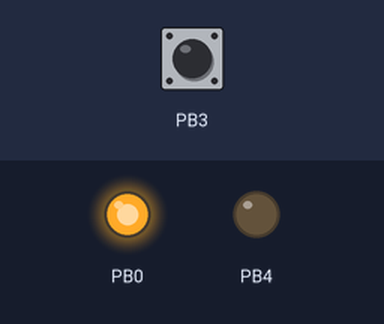
Simulated run of this sketch. Board: ATtiny85, built with avr-gcc and run on an emulated ATtiny85. Parts: output pins drawn as LEDs (lit = HIGH). Dashed ring = blinking. Inputs (shaded band) come from the test bench; at power-on: PB3 HIGH.

Above: at 5.0 s.
5.1 s: PB3 pulled LOW for 3.2 s
At 8.36 s:
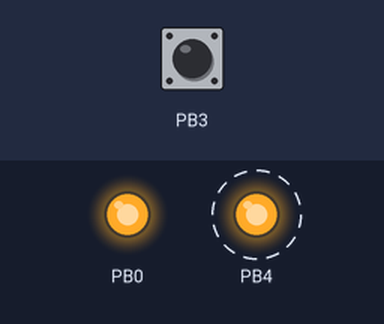
10.0 s: PB3 pulled LOW for 0.15 s
At 12.8 s:
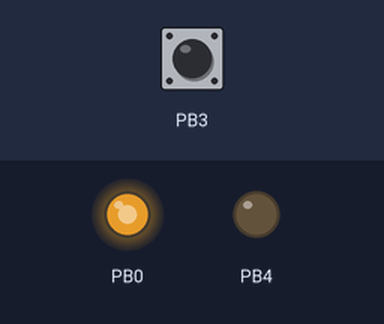
13.1 s: PB3 pulled LOW for 1 s
At 16.2 s:
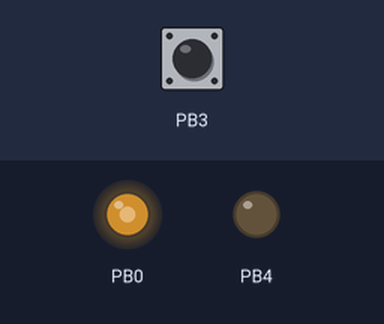
17.1 s: PB3 pulled LOW for 0.15 s
At 20.5 s:
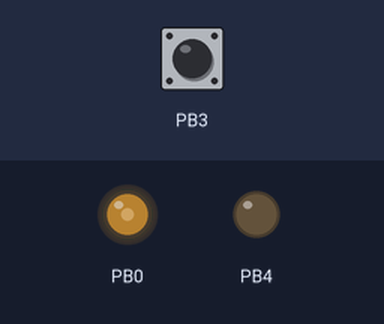
Timing chart, 0 to 21.2 s (numbered marks = the images above; inputs shaded):
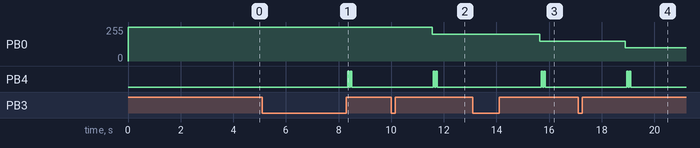

The sketch:

__My_FAN.ino
```cpp
#include <avr/io.h>
#include <util/delay.h>
#include <avr/interrupt.h> // работа с прерываниями

#define LED     PB4
#define FAN     PB0
#define BUTTON  PB3

boolean lighthouse;
uint8_t mode = 0; //default mode

//ШИМ
int init_pwm (uint8_t pwm)
{
    TCCR0A = 0xB3;  //таймер A
    TCCR0B = 0x02;  //таймер B
    TCNT0  = 0x00;
    OCR0A  = pwm;
    //TCCR0A = 0x83;  //таймер на 131
    _delay_ms(50);
}

void lighthouse_blink(){
    if (lighthouse){
        uint8_t i = 0;
        while(1){
            PORTB |= (1<<LED);
            _delay_ms(50);
            PORTB &= ~(1<<LED);
            _delay_ms(50);
            if ( ++i >= 2 ) break;
        }
        _delay_ms(2800);
    }
}

void mode_setup(){
    switch(mode){
        case 0: // Яркость PWM (Светлячок)
            init_pwm(255);
            break;
        case 1: // Яркость 50%
            init_pwm(200);
            break;
        case 2: // Яркость 100%
            init_pwm(150);
            break;
        case 3: // Яркость 100%
            init_pwm(100);
            break;
        case 4: // Яркость 100%
            init_pwm(50);
            break;
        default:
            break;
    }
    if(mode >= 5 ) mode = 0;
}

ISR(PCINT0_vect){
    uint8_t i = 0;
    _delay_ms (50); // антидребезг (использовать задержки в прерываниях некошерно, но пока и так сойдёт)
    if ( (PINB & (1<<BUTTON)) == 0 ) mode++ ;
    while ( (PINB & (1<<BUTTON)) == 0 ) { // ждём отпускания кнопки
         i++;
        _delay_ms(50);
    }
    if (i >= 50) {
      lighthouse ^= true;
      mode--;
      i = 0;
    }
}

int main() {
    DDRB |= (1<<LED); // устанавливаем вывод порта как выход
    DDRB |= (1<<FAN); // устанавливаем вывод порта как выход
    PORTB |= (1<<FAN); //Включаем порт
    DDRB &= ~(1<<BUTTON); // устанавливаем вывод порта как вход
    PORTB |= (1<<BUTTON); // подтянуты
    GIMSK |= (1<<PCIE); // Разрешаем внешние прерывания PCINT0.
    PCMSK |= (1<<BUTTON); // Разрешаем по маске прерывания на ногак кнопки (PCINT4)
    sei(); // Разрешить глобальные прерывания

    while(1){
        lighthouse_blink();
        mode_setup();
    }
}
```

Measured:
- after the input at 5.1 s, PB4: alternates HIGH for 0.05 s and LOW for 0.05 s, 4 changes in all, then stays LOW, starting after 3.3 s
- after the input at 10.0 s, PB0: 255/255 → 200/255 after 1.6 s
- after the input at 13.1 s, PB0: 200/255 → 150/255 after 2.6 s
- after the input at 17.1 s, PB0: 150/255 → 100/255 after 1.8 s
